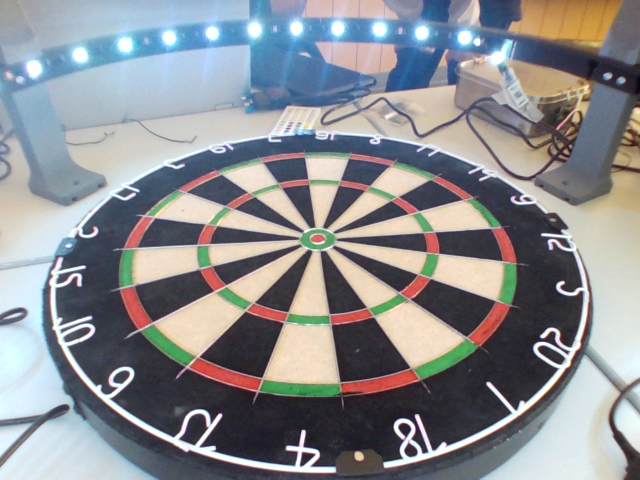
#> input picture V2/Dartboard_1.png, 640 x 480 px, given in place of the camera
$ python Autodarts.py
#> lines starting #> are read from the running program, lines starting #| are printed output that depends on the picture; after the words box and inside, x2 and y2 are one past the last pixel; in counts of white or black regions, pixels touching at a corner belong together
"""
FIXED DART-SCORING v2.0 - Statische Erkennung + perfekte Overlays
Darts bleiben sichtbar + volle Scheibe + gleiche Größe
"""

import cv2
import numpy as np
import time
import os
import sys

if os.name == 'nt':
    sys.stdout.reconfigure(encoding='utf-8')

class DartScorer:
    def __init__(self):
        self.cam_ids = [1,2,3]
        self.cam_names = ['Links', 'Rechts', 'Mitte']
        self.vidcaps = [None]*3
        self.prev_frames = [None]*3
        self.dart_history = [[], [], []]
        self.board_centers = [(320,240)]*3

        self.scores = [20,1,18,4,13,6,10,15,2,17,3,19,7,16,8,11,14,9,12,5]

    def init_cameras(self):
        for i, cam_id in enumerate(self.cam_ids):
            self.vidcaps[i] = cv2.VideoCapture(cam_id, cv2.CAP_DSHOW)
            self.vidcaps[i].set(3, 640)
            self.vidcaps[i].set(4, 480)
            time.sleep(1)
            ret, frame = self.vidcaps[i].read()
#> frame is the input picture: shape (480, 640, 3); mean B, G, R 145.2, 141.4, 139.4
            if ret:
                self.prev_frames[i] = cv2.cvtColor(frame, cv2.COLOR_BGR2GRAY)
                print(f"OK {self.cam_names[i]}")

    def detect_static_darts(self, cam_id):
        ret, frame = self.vidcaps[cam_id].read()
        if not ret: return frame, []

        hsv = cv2.cvtColor(frame, cv2.COLOR_BGR2HSV)


        # Kreise finden
        mask = cv2.inRange(hsv, np.array([10,100,100]), np.array([30,255,255]))
        circles = cv2.HoughCircles(mask, cv2.HOUGH_GRADIENT, 1, 30, param1=50, param2=20, minRadius=8, maxRadius=25)

        darts = []
        if circles is not None:
            circles = np.round(circles[0,:]).astype("int")
            for (x,y,r) in circles:
                # Score berechnen (genau)
                dx, dy = x - 320, y - 240
                angle = int((np.arctan2(dy, dx) + np.pi) * 10 / np.pi) % 20
                dist = np.sqrt(dx**2 + dy**2)

                score = self.scores[angle]
                if dist < 15: score = 50
                elif dist < 30: score = 25
                elif dist > 280: score = 0
                else:
                    if dist > 250: score *= 2  # Double

                darts.append({'x':x, 'y':y, 'r':r, 'score':score})

                # Zeichnen
                cv2.circle(frame, (x,y), r, (0,255,255), 2)
                cv2.circle(frame, (x,y), 2, (0,0,255), -1)
                cv2.putText(frame, f"{score}", (x-20,y-20), cv2.FONT_HERSHEY_SIMPLEX, 0.7, (255,255,255), 2)

        self.dart_history[cam_id].extend(darts)
        self.dart_history[cam_id] = self.dart_history[cam_id][-5:]  # Letzte 5

        return frame, darts

    def draw_full_board(self, frame, cam_id):
        """PERFEKTES Board-Overlay - Genau positioniert"""
        h, w = frame.shape[:2]
        cx, cy = 320, 240  # Fix-Center

        # Bullseye
        cv2.circle(frame, (cx,cy), 12, (0,0,255), 3)
        cv2.circle(frame, (cx,cy), 25, (255,165,0), 2)  # 25 Ring

        # Wires + Numbers
        for i in range(20):
            angle = i * 18
            rad = np.radians(angle)
            ex = int(cx + 220 * np.cos(rad))
            ey = int(cy + 220 * np.sin(rad))

            # Wire
            cv2.line(frame, (cx,cy), (ex,ey), (100,100,100), 2)

            # Number
            num_x = int(cx + 240 * np.cos(rad))
            num_y = int(cy + 240 * np.sin(rad))
            cv2.putText(frame, str(self.scores[i]), (num_x-10, num_y+5),
                       cv2.FONT_HERSHEY_SIMPLEX, 0.5, (255,255,255), 2)

        # Rings
        cv2.circle(frame, (cx,cy), 150, (0,255,255), 2)  # Single-Double
        cv2.circle(frame, (cx,cy), 280, (255,0,255), 2)  # Outer

        # Historische Darts
        for dart in self.dart_history[cam_id]:
            alpha = 0.7 ** (self.dart_history[cam_id].index(dart)+1)
            cv2.circle(frame, (int(dart['x']), int(dart['y'])), dart['r'], (0,255,0), 2)

        # Header
        cv2.rectangle(frame, (0,0), (220,90), (0,0,0), -1)
        cv2.putText(frame, self.cam_names[cam_id], (10,30), cv2.FONT_HERSHEY_SIMPLEX, 0.8, (255,255,255), 2)
        cv2.putText(frame, f"Aktuell: {len(self.dart_history[cam_id])}", (10,60), cv2.FONT_HERSHEY_SIMPLEX, 0.6, (0,255,255), 2)

        return frame

    def run(self):
        self.init_cameras()
        print("LIVE DART-SCORING v2 - q=Quit, s=Shot")

        while True:
            frames = []

            for i in range(3):
                frame, darts = self.detect_static_darts(i)
                frame = self.draw_full_board(frame, i)
                frames.append(frame)
#> this loop made 3 passes
#> pass 1, in detect_static_darts, `mask = cv2.inRange(hsv, np.array([10,100,100]), np.array([30,255,255]))`:
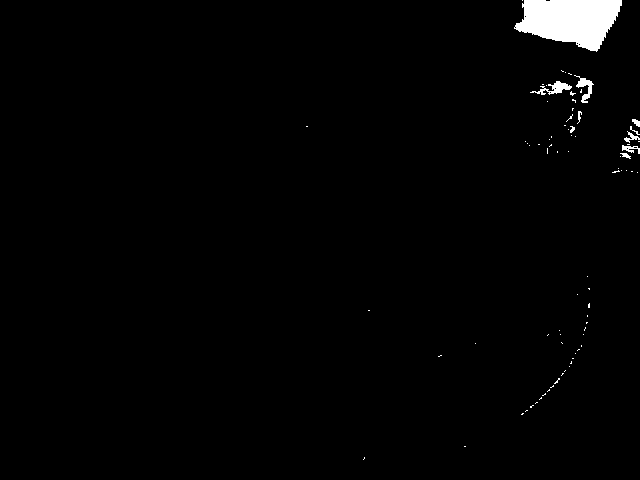
#> mask: shape (480, 640); 1.6% white; 80 white regions (70 under 20 px), largest, box (x1, y1, x2, y2) and area: (514, 0, 622, 52) 3838, (530, 81, 572, 95) 232, (574, 75, 594, 103) 198
#> pass 1, in run, `frame = self.draw_full_board(frame, i)`:
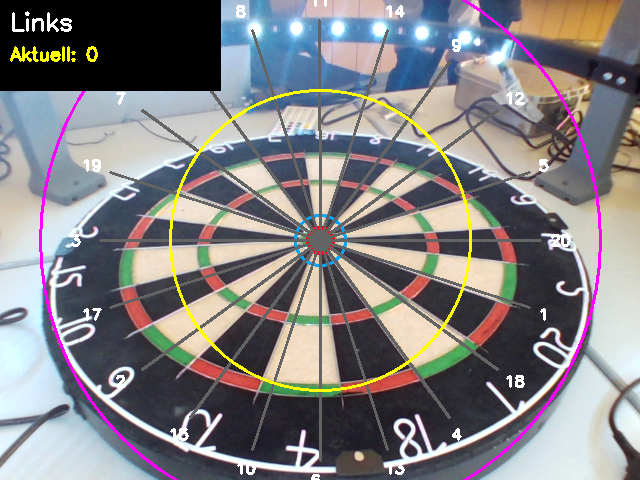
#> frame: shape (480, 640, 3); mean B, G, R 130.9, 128.7, 131
#> after the loop, frames = 3 items

            # Combined - GLEICHE GRÖSSE!
            h1 = np.hstack((frames[0], frames[1]))
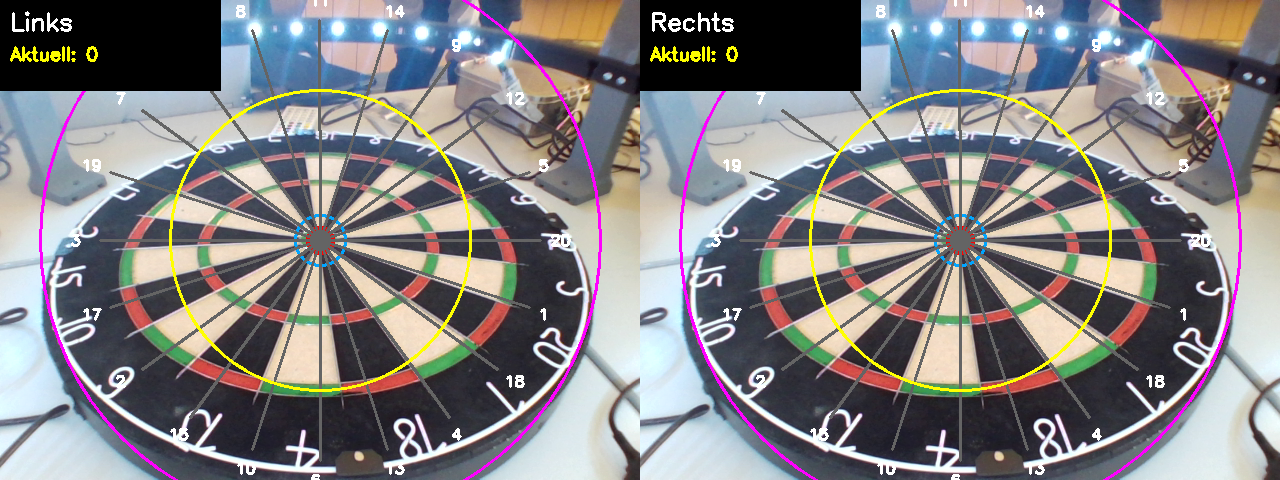
#> h1: shape (480, 1280, 3); mean of channels 0, 1, 2 131, 128.8, 131.1; drawn as B, G, R
            h2 = np.hstack((frames[2], np.zeros((480,640,3), dtype=np.uint8)))
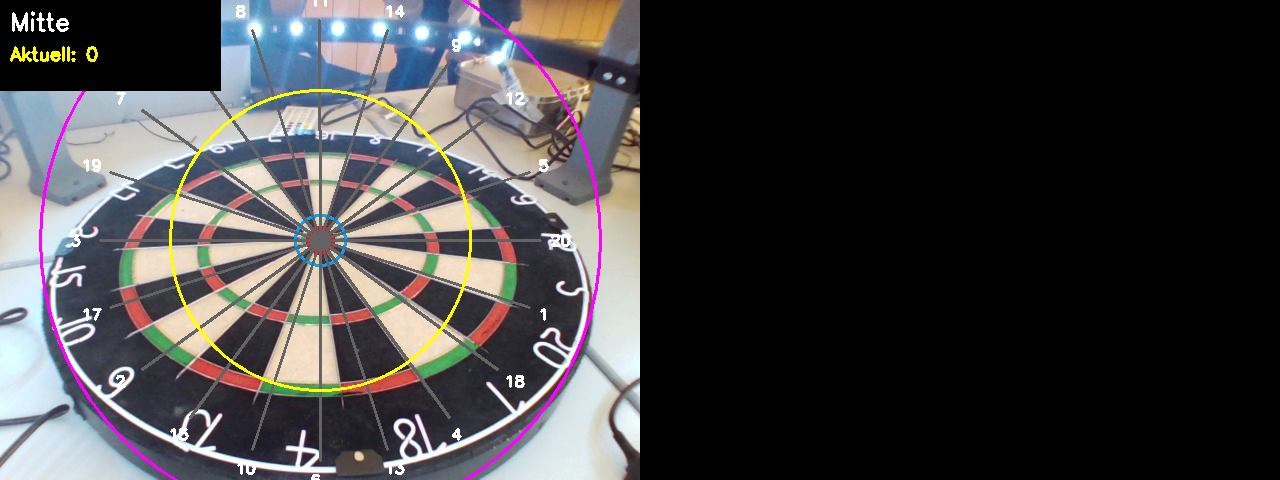
#> h2: shape (480, 1280, 3); mean of channels 0, 1, 2 65.5, 64.4, 65.5; drawn as B, G, R
            combined = np.vstack((h1, h2))
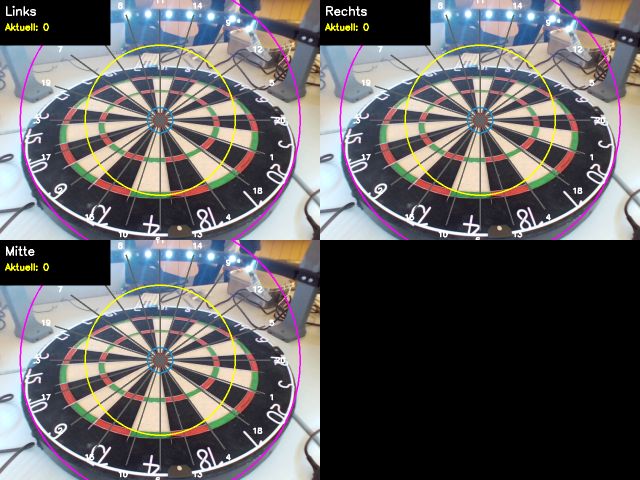
#> combined: shape (960, 1280, 3) (shown at 1/2 size); mean of channels 0, 1, 2 98.2, 96.6, 98.3; drawn as B, G, R

            # Total Score (letzte 3 Darts pro Kam)
            total = sum(len(h) for h in self.dart_history)
            cv2.putText(combined, f"TOTAL DARTS: {total}", (20,50),
                       cv2.FONT_HERSHEY_SIMPLEX, 1.2, (0,255,0), 3)
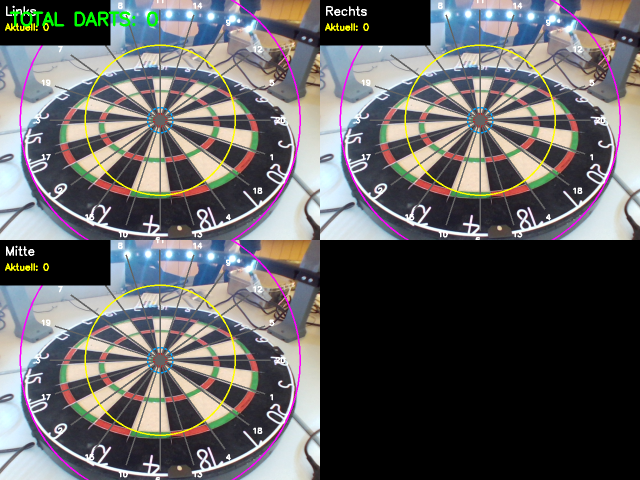
#> combined: shape (960, 1280, 3) (shown at 1/2 size); 0.27% of pixels changed, all inside (x1, y1, x2, y2) = (19, 23, 316, 53); drawn as B, G, R

            cv2.imshow('3-KAM DART-SCORING v2.0', combined)

            k = cv2.waitKey(1) & 0xFF
#> (key q is pressed here)
            if k == ord('q'): break
            if k == ord('s'):
                cv2.imwrite('dart_scoring_v2.png', combined)
                print("Screenshot!")

        for cap in self.vidcaps: cap.release()
        cv2.destroyAllWindows()

if __name__ == "__main__":
    scorer = DartScorer()
    scorer.run()
